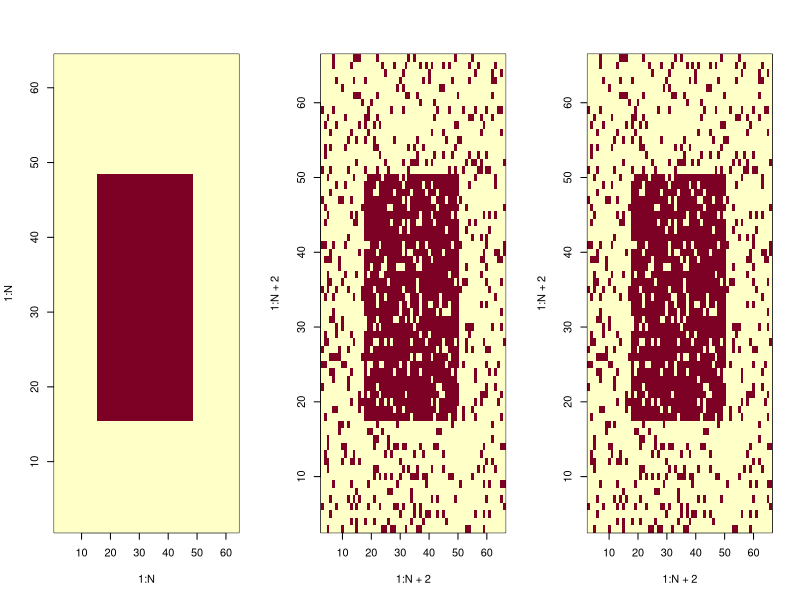
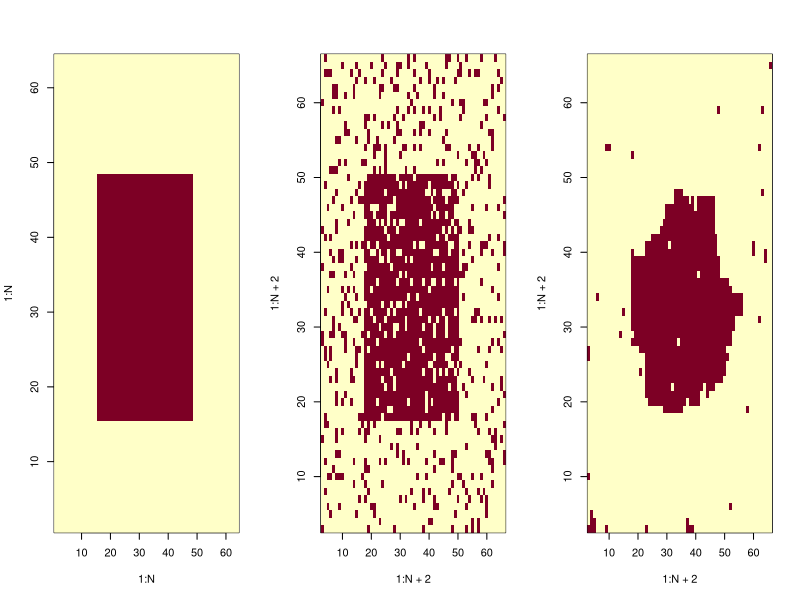
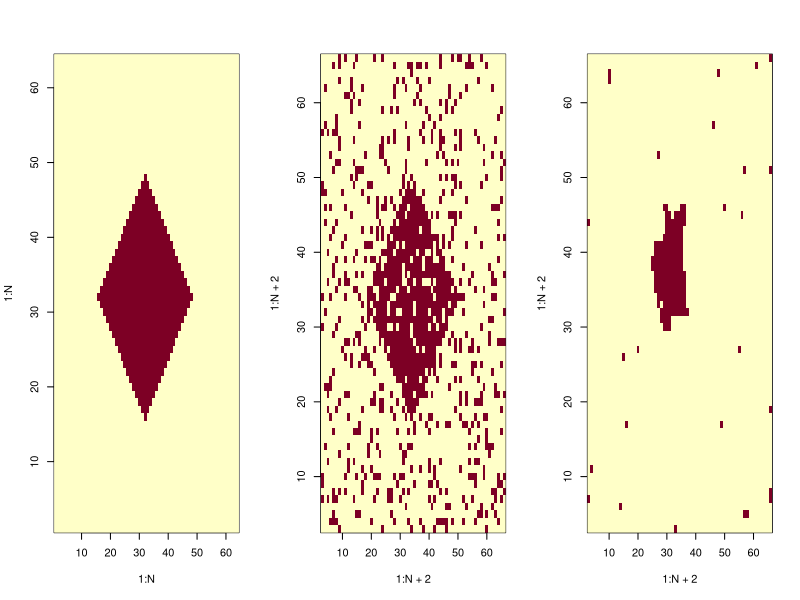
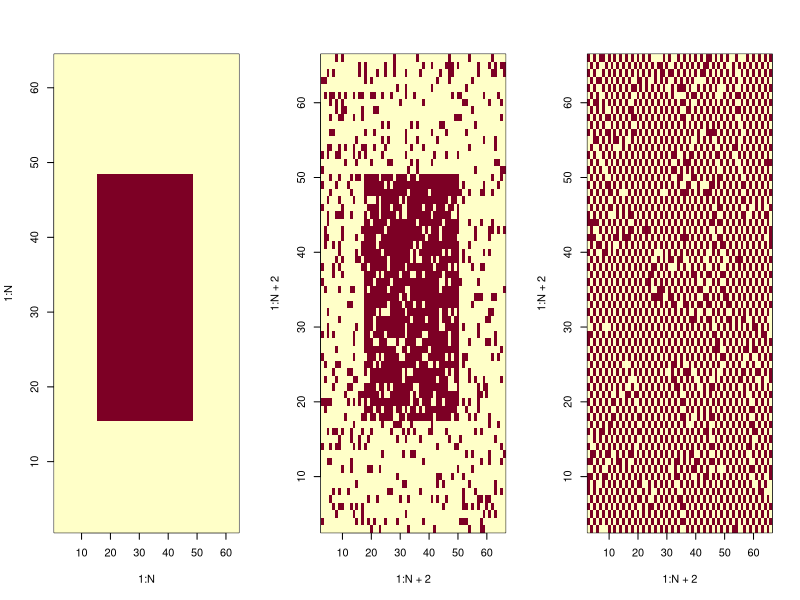
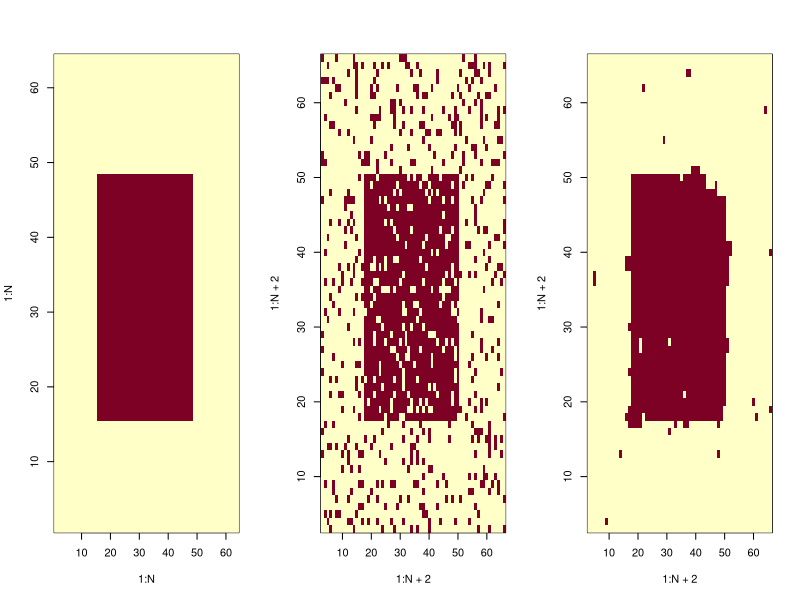
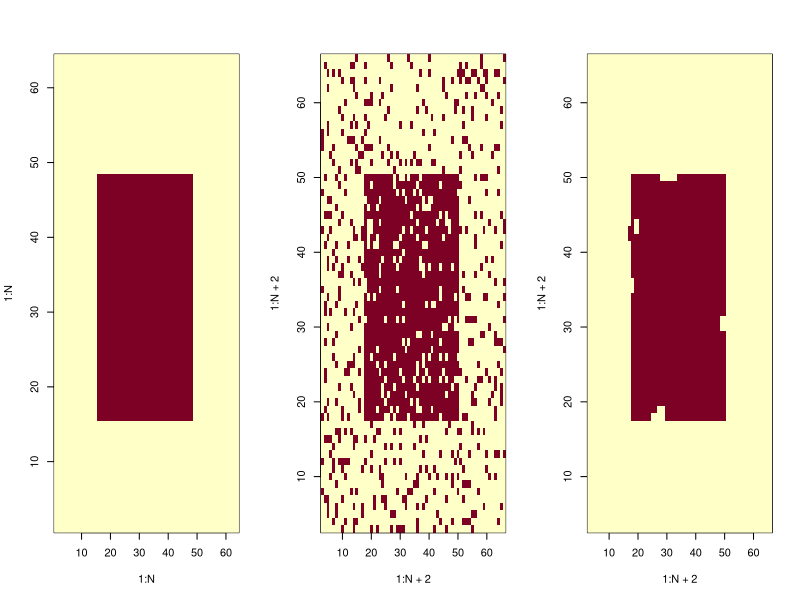
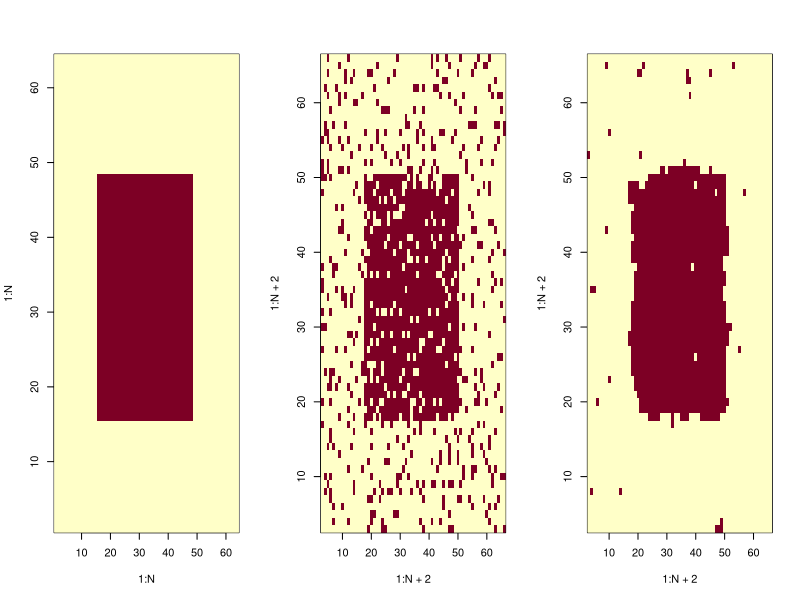
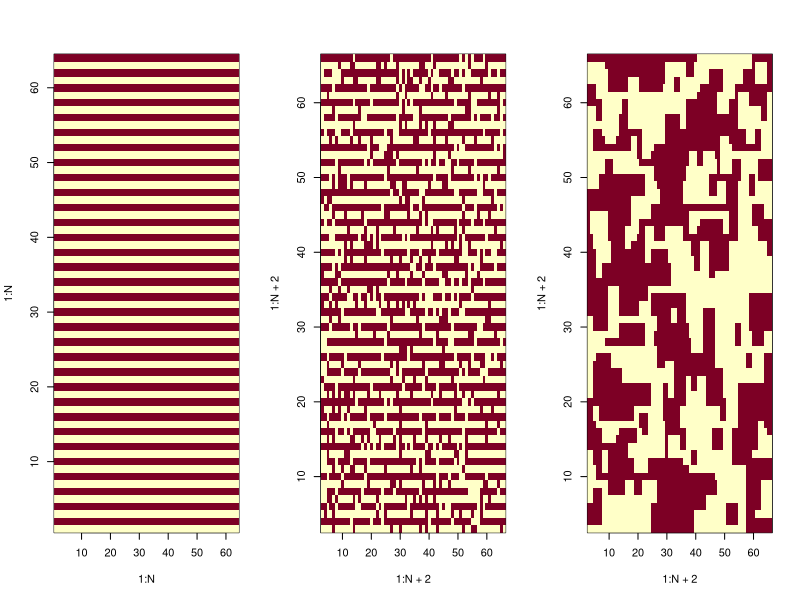

Reproduce these figures in R, in order.
## ---- chunk 1
library(stats)
library(survival)
library(ggplot2)
## ---- chunk 2
bruiteur=function(image, br, p){
  #fonction qui revoit l'image donnée en argument par la même image mais bruitée par la méthode demandée "br"
  imgBr <- image
  N <- dim(image)[1]
  bruit <- 0
  p <- 0.15
  #----binomiale----
  if(br== "rbinom"){bruit <- matrix(2*rbinom(N^2,1,1-p)-1,nrow=N,ncol=N)}
  
  #----poisson----      #futurs bruitages différents possibles
  #----normale----
  
  imgBr <- image*bruit
  return(imgBr)
}#func

#================================================================================================================

imageGenerator=function(forme, N){
  #fonction permettant de générer une matrice-image de forme choisie, et de taille N*N
  
  img <- matrix(-1, nrow= N, ncol= N)
  
  #----rectangle----
  if(forme== "rectangle"){
    img[(N/4):(N*3/4),(N/4):(N*3/4)] <- 1}
  
  #----losange----
  if(forme== "losange"){
    for (i in 1:N){
      for (j in 1:N){
        img[i,j]=-1+2*(abs(i-j)<=N/4)*(abs(i+j-N)<=N/4)  
      }}#for#for
  }#if
  
  #----bandes horizontales----
  if(forme=="bande"){
    for (j in 1:(N/2)){ img[,2*j]=rep(1,N) }
  }#if
  
  #----bandes verticales----
  if(forme=="bandeV"){
    for (i in 1:(N/2)){ img[2*i,]=rep(1,N) }
  }#if
  
  return(img)
}#func

#================================================================================================================

correspondance=function(img0, img1, N){
  #fonction qui renvoit le pourcentage de correspondance entre deux images de mêmes tailles.
	
	nok <- 0 #nombre de pixels divergents
	
	for (i in (1:N)){
		for (j in (1:N)){
			if(img0[i,j] != img1[i,j]){nok <- nok+1}
		}#for
	}#for
	correspondance <- ((N^2)-nok)/(N^2)*100
	return(correspondance)
}#func
## ---- chunk 3
gibbsIsing = function(forme, N, p, B, beta, alpha, n){
  # fonction qui réalise l'échantilloneur de Gibbs, sur le modèle d'Ising, avec une image img1 bruitée à partir de img0, afin de restaurer cette image.
  
  #----création de l'image parfaite img0----
  img0 = imageGenerator(forme, N)
  #----création de l'image bruitée, avec ajout d'une bordure.
	img1 = matrix(0, nrow=N+2, ncol=N+2)
	img1[2:(N+1),2:(N+1)] = bruiteur(img0, "rbinom", p) 
	img2 = img1 #image tampon
  img3 = img1 #mémoire du bruit initiale
  
  for(k in 1:n){ #n parcours de pixels
    #----choix d'un site au hasard---
    i <- 1+ceiling(N*runif(1)) # indice entre 2 et N+1 pour éviter le contour
    j <- 1+ceiling(N*runif(1))
    
    #----changement de valeur au site choisi sur img2 (1 ou -1) pour représenter E en entier avec img1 et img2 (cas d'une image en noir et blanc)----
    img2[i,j] = -img1[i,j]
    
    #----voisinage----
    v = img1[i+1,j] + img1[i-1,j] + img1[i,j+1] + img1[i,j-1]
    
    #----potentiels (modele d'ising)----
    U1 = -B*img1[i,j]-img1[i,j]*(beta*v + alpha*img3[i,j])
    U2 = -B*img2[i,j]-img2[i,j]*(beta*v + alpha*img3[i,j])
    
    #----calcule de la proba conditionnelle locale----
    P <- exp(-U2)/(exp(-U1)+exp(-U2))
    
    if(runif(1)<= P){img1[i,j]= img2[i,j]}#on change la valeur du pixel
    else{img2[i,j] <- img1[i,j]} #on garde la valeur du pixel
  }#for
  
  #----affichage----
  par(mfrow=c(1,3))
  
  img3 <- img3[2:(N+1),2:(N+1)] #on retire les contours
	img1 <- img1[2:(N+1),2:(N+1)]
  
	image(1:N,1:N,img0)#image initiale
	image(1:N+2,1:N+2,img3)#image bruitée
	image(1:N+2,1:N+2,img1)#image restaurée
}
## ---- chunk 4
metropolisIsing=function(forme, N, p, B, beta, alpha, n){
	#fonction qui réalise l'algorithme de Metropolis sur une image bruitée img1 (à partir de img0), pour restaurer cette image.
	
	#----création de l'image parfaite img0----
	img0 = imageGenerator(forme, N)
	
	#----création d'une image auxiliaire img1, avec bord plus long et bruitage----
	img1 = matrix(0, nrow=N+2, ncol=N+2)
	img1[2:(N+1),2:(N+1)] = bruiteur(img0, "rbinom", p)
	img2 = img1 #image tampon
	img3 = img1 #mémoire du bruit initiale

	for(k in 1:n){ #n visites de pixels
	
		#----choix d'un pixel au hasard----
		i <- 1+ceiling(N*runif(1)) # indice entre 2 et N+1
		j <- 1+ceiling(N*runif(1))
		
		#----tirage nouvelle valeure candidate----
		img2[i,j] = -img1[i,j]
	
		#----voisinage----
		v = img1[i+1,j] + img1[i-1,j] + img1[i,j+1] + img1[i,j-1]
	
		#----potentiels----
		U1 = -B*img1[i,j]-img1[i,j]*(beta*v + alpha*img3[i,j])#potentiel actuel
		U2 = -B*img2[i,j]-img2[i,j]*(beta*v + alpha*img3[i,j])#potentiel candidat
	
		#----proba conditionnelle locale----
		dU = U2-U1
		p <- exp(-dU)
		
		if(runif(1)<=p){img1[i,j]= -img1[i,j]}#on change la valeur du pixel
		else{img2[i,j] <- img1[i,j]} #on garde la valeur du pixel
	}#for
	
	#----affichage----
	img3 <- img3[2:(N+1),2:(N+1)] #on retire le contour
	img1 <- img1[2:(N+1),2:(N+1)]
	
	par(mfrow=c(1,3))
	image(1:N,1:N,img0)#image initiale
	image(1:N+2,1:N+2,img3)#image bruitée
	image(1:N+2,1:N+2,img1)#image restaurée
	return(c("pourcentage de restauration par metropolisIsing", correspondance(img0,img1,N)))
  
}#func
## ---- chunk 5
metropolisIsing("rectangle", 64, 0.25, 0, 0.66, 5, 10^5)
## ---- chunk 6
metropolisIsing("rectangle", 64, 0.25, 0, 0.66, 0, 5*10^5)
metropolisIsing("losange", 64, 0.25, 0, 0.66, 0, 5*10^5)
## ---- chunk 7
metropolisIsing("rectangle", 64, 0.25, 0, -0.66, 0.33, 10^5)
## ---- chunk 8
metropolisIsing("rectangle", 64, 0.25, 0, 0.66, 0.33, 10^5)
## ---- chunk 9
recuitSimule=function(forme, N, p, B, beta, alpha, n){
	#fonction qui réalise l'algorithme de recuit simulé, pour restaurer img1
	
	#----création de l'image parfaite img0----
	img0 = imageGenerator(forme, N)
	
	#----création d'une image auxiliaire img1, avec bordure et bruit----
	img1 = matrix(0, nrow=N+2, ncol=N+2)
	img1[2:(N+1),2:(N+1)] = bruiteur(img0, "rbinom", p)
	img2 = img1 #image tampon
	img3 = img1 #mémoire du bruit initiale

	for(k in 1:n){ #n visites de pixels
	  
	  T <- 1/log(k+1) #T tend lentement vers 0
	  
		#----choix d'un pixel au hasard----
		i <- 1+ceiling(N*runif(1)) # indice entre 2 et N+1
		j <- 1+ceiling(N*runif(1))
		
		#----tirage nouvelle valeure candidate----
		img2[i,j] = -img1[i,j]
	
		#----voisinage----
		v = img1[i+1,j] + img1[i-1,j] + img1[i,j+1] + img1[i,j-1]
	
		#----potentiels----
		U1 = -B*img1[i,j]-img1[i,j]*(beta*v + alpha*img3[i,j])#potentiel actuel
		U2 = -B*img2[i,j]-img2[i,j]*(beta*v + alpha*img3[i,j])#potentiel candidat
	
		#----probabilité conditionnelle locale, "recuite" à chaque itération----
		dU = U2-U1
		p <- exp(-dU/T)
		
		if(runif(1)<=p){img1[i,j]= -img1[i,j]}#changement
		else{img2[i,j] <- img1[i,j]} #inchangé
	}#for
	
	#----affichage----
	img3 <- img3[2:(N+1),2:(N+1)] #retire le contour
	img1 <- img1[2:(N+1),2:(N+1)]
	
	par(mfrow=c(1,3))
	image(1:N,1:N,img0)#image initiale
	image(1:N+2,1:N+2,img3)#image  bruitée
	image(1:N+2,1:N+2,img1)#image restaurée
	return(c("pourcentage de restauration par recuitSimule", correspondance(img0,img1,N)))
  
}#func
## ---- chunk 10
recuitSimule("rectangle", 64, 0.25, 0, 0.66, 0.33, 5*10^4)
metropolisIsing("rectangle", 64, 0.25, 0, 0.66, 0.33, 5*10^4)
## ---- chunk 11
recuitSimule("bande", 64, 0.25, 0, 0.66, 0.33, 5*10^4)
## ---- chunk 12
recuitSimule("bande", 64, 0.25, 0, -0.66, 0.33, 5*10^4)
## ---- chunk 13
restorStripe=function(forme, N, p, B, beta, alpha, n){
  #fonction de recuit simulé modifiée pour restaurer une image en bandes horizontales noir et blanche alternées, grâce à une 
  #disjonction de cas entre l'horizontale et la verticale pour les calculs de potentiel.
  
  energiehv=function(img){
    #fonction qui renvoie, dans un tuple, les sommes des doubles produits sur les lignes, et sur les colonnes. Le résultats sert 
    #au calcul des betah et betav
    eligne=0
    ecolonne=0
    for (i in 1:N) {for (j in 1:(N-1)){eligne=eligne+img[i,j]*img[i,j+1]}}  #somme des doubles produits de ligne
    for (j in 1:N) {for (i in 1:(N-1)){ecolonne=ecolonne+img[i,j]*img[i+1,j]}}  #somme des doubles produits de colonne
    return(c(eligne,ecolonne))
  }#func
  
  
  #----img0, initiale----
  img0 = imageGenerator(forme, N)
  
  #----img1, avec bordure et bruit----
  img1 = matrix(0, nrow=N+2, ncol=N+2)
  img1[2:(N+1),2:(N+1)] = bruiteur(img0, "rbinom", p)
  img2 = img1 #tampon
  img3 = img1 #bruit initiale
  
  #----calcul des deux beta, horizontale et verticale----
  betah=2*energiehv(img1)[2]/(abs(energiehv(img1)[1])+abs(energiehv(img1)[2]))
  betav=2*energiehv(img1)[1]/(abs(energiehv(img1)[1])+abs(energiehv(img1)[2]))

	for(k in 1:n){ #n visites de pixels
	  
	  T <- 1/log(n)
	  
		#----choix d'un pixel au hasard----
		i <- 1+ceiling(N*runif(1))
		j <- 1+ceiling(N*runif(1))
		
		#----tirage nouvelle valeure candidate----
		img2[i,j] = -img1[i,j]
	
    #----calcule du voisinage séparément entre horizontale (Vh) et verticale (Vv)
    Vh <- img1[i-1,j]+img1[i+1,j]
    Vv <- img1[i,j-1]+img1[i,j+1]
	
		#----potentiels----
		U1 = -B*img1[i,j]-img1[i,j]*(betah*Vh + betav*Vv + alpha*img3[i,j])#potentiel actuel
		U2 = -B*img2[i,j]-img2[i,j]*(betah*Vh + betav*Vv + alpha*img3[i,j])#potentiel candidat
	
		#----test----
		dU = U2-U1
		p <- exp(-dU/T)
		
		if(runif(1)<=p){img1[i,j]= -img1[i,j]}#changé
		else{img2[i,j] <- img1[i,j]} #inchangé
	}#for
  
  
  #----affichage----
  img3 <- img3[2:(N+1),2:(N+1)] 
  img1 <- img1[2:(N+1),2:(N+1)]
  par(mfrow=c(1,3))
  image(1:N,1:N,img0)#image initiale
  image(1:N+2,1:N+2,img3)#image bruitée
  image(1:N+2,1:N+2,img1)#image restaurée
  
  return(c("pourcentage de restauration par restorStripe",correspondance(img0,img1,N),"betah",betah,"betav",betav))
  
}#func
## ---- chunk 14
restorStripe("bande",64,0.25,0,0.66,0.33,5*10^4)
## ---- chunk 15
restorStripe("bandeV",64,0.25,0,0.66,0.33,5*10^4)
## ---- chunk 16
restorStripe("rectangle",64,0.25,0,0.66,0.33,5*10^4)
restorStripe("losange",64,0.25,0,0.66,0.33,5*10^4)
## ---- chunk 17

Vstar=function(img, N, i, j, L){
  #fonction qui calcule le voisinage du pixel (i,j), selon le modèle de voisinage en étoile variable.
  
  vbranch=function(img, N, is, js, iv, jv, L){
	  #L détermine la longueur maximale d'une branche
	  #(iv, jv) appartient à [(0,1),(0,-1),(1,0),(-1,0)], c'est ce qui donne le sens de la branche à partir de s

	  v = c() #branche finale
	  vl = c() #branche brute
	  if(is<1 | is>N | js<1 | js>N){return("les coordonnées données sont en dehors de l'image")}

	  #----récupération des L sites de la branche potentielles sans condition----
	  for(k in(1:L)){
		  i <- is+k*iv
		  j <- js+k*jv
		  if(i>=1 && i<=N){ if(j>=1 && j<=N){ #teste si les coordonnées du candidat sont dans l'image
			  vl <- c(vl,img[i,j])
		  }}#if&if
	  }#for
	  if(is.null(vl[1])){return(0)} #si on est sur le bord
	
	  #----épuration selon la condition de valeur de site----
	  lead <- vl[1] #base de la branche, à côté du site
	  for(k in 1:length(vl)){ #parcours les L sites
		  if(vl[k]==lead){ v <- c(v,vl[k]) }#condition pour faire partie de la branche.
	  }#for
	
	  return(length(v)*lead) #"poid" de la branche. length(v) fait office de facteur, comme beta classiquement
  }#func
  
  #somme des quatre branches
	s <- 0
	s <- s + vbranch(img, N, i, j, -1, 0, L)
	s <- s + vbranch(img, N, i, j, 1, 0, L)
	s <- s + vbranch(img, N, i, j, 0, -1, L)
	s <- s + vbranch(img, N, i, j, 0, 1, L)
	return(s)
}#func
## ---- chunk 18
recuitSimule_Vstar=function(forme, N, p, B, beta, alpha, n, L){
	#fonction qui réalise l'algorithme de recuit, mais dont le calcul de voisinage se faite selon le modèle en étoile variable.
	
	#----image parfaite img0----
	img0 = imageGenerator(forme, N)
	
	#----image auxiliaire img1, avec bordure et bruitage----
	img1 = matrix(0, nrow=N+2, ncol=N+2)
	img1[2:(N+1),2:(N+1)] = bruiteur(img0, "rbinom", p)
	img2 = img1 #tampon
	img3 = img1 #bruit initiale

	for(k in 1:n){
	  
	  T <- 1/log(k+1)
	  
		#----choix d'un pixel au hasard----
		i <- 1+ceiling(N*runif(1))
		j <- 1+ceiling(N*runif(1))
		
		#----tirage nouvelle valeure candidate----
		img2[i,j] = -img1[i,j]
	
		#----voisinage selon le modèle en étoile----
	  v = Vstar(img1, N+2, i, j, L)
		
		#----potentiels----
		U1 = -B*img1[i,j]-img1[i,j]*(beta*v + alpha*img3[i,j])#potentiel actuel
		U2 = -B*img2[i,j]-img2[i,j]*(beta*v + alpha*img3[i,j])#potentiel candidat
	
		#----test----
		dU = U2-U1
		p <- exp(-dU/T)
		
		if(runif(1)<=p){img1[i,j]= -img1[i,j]}#changé
		else{img2[i,j] <- img1[i,j]} #inchangé
	}#for
	
	#----affichage----
	img3 <- img3[2:(N+1),2:(N+1)] #on retire le contour
	img1 <- img1[2:(N+1),2:(N+1)]
	
	par(mfrow=c(1,3))
	image(1:N,1:N,img0)#image initiale
	image(1:N+2,1:N+2,img3)#image  bruitée
	image(1:N+2,1:N+2,img1)#image restaurée
	
	return(correspondance(img0, img1, N))
  
}#func

## ---- chunk 19
recuitSimule_Vstar("bande", 64, 0.25, 0, 0.66, 0.33, 5*10^4, 8)

## ---- chunk 20
smartStop=function(forme, N, p, B, beta, alpha, S){
	#fonction qui réalise l'algorithme de recuit simulé avec pour condition d'arrêt faire S itérations successives sans changement de valeur.
	
	#----création de l'image parfaite img0----
	img0 = imageGenerator(forme, N)
	
	#----création d'une image auxiliaire img1, avec bord plus long et bruitage----
	img1 = matrix(0, nrow=N+2, ncol=N+2)
	img1[2:(N+1),2:(N+1)] = bruiteur(img0, "rbinom", p)
	img2 = img1 #image tampon
	img3 = img1 #mémoire du bruit initiale
	
  X<-0 #nombre d'itérations consécutives sans changement de spin
  it<-0 #compteur
  
  while(X<=S) { 
	  
    it <- it+1
	  T <- 1/log(it+1) #T tend vers 0
	  
		#----choix d'un pixel au hasard----
		i <- 1+ceiling(N*runif(1)) # indice entre 2 et N+1
		j <- 1+ceiling(N*runif(1))
		
		#----tirage nouvelle valeure candidate----
		img2[i,j] = -img1[i,j]
	
		#----voisinage----
	  v = Vstar(img1, N+2, i, j, 5) # L arbitrairement fixé à 5
		
		#----potentiels----
		U1 = -B*img1[i,j]-img1[i,j]*(beta*v + alpha*img3[i,j])#potentiel actuel
		U2 = -B*img2[i,j]-img2[i,j]*(beta*v + alpha*img3[i,j])#potentiel candidat
	
		#----test----
		dU = U2-U1
		p <- exp(-dU/T)
		
		if(runif(1)<=p){#on change la valeur du pixel
		  img1[i,j]= -img1[i,j]
		  X <- 0} #on a changé un pixel, retour à la case départ
		  
		else{
		  img2[i,j] <- img1[i,j]
		  X <- X+1} #on garde la valeur du pixel
	}#for
	
	#----RETURN----
	img1 <- img1[2:(N+1),2:(N+1)]
	corresp <- correspondance(img0, img1, N)
	return(c(corresp,it)) #(pourcentage de restauration, nombre d'itérations nécessaires)
  
}#func
## ---- chunk 21
disp_smartStop=function(forme, N, p, B, beta, alpha, S, pas){
  
  plage = seq(pas,S,pas) #plage S des tirages successifs sans changement
  l = length(plage)
  corresp = c(1:l) #stock des pourcentages de restauration
  iter = c(1:l) #stock des quantités d'itérations
  
  for( ss in plage){
    result = smartStop(forme, N, p, B, beta, alpha, ss)
    corresp[ss/pas] <- result[1]
    iter[ss/pas] <- result[2]

  }#for
  
  rev <- data.frame(plage_evaluation=plage, correspondance=corresp, nombre_iteration=iter )
  print(rev)
}#func
## ---- chunk 22
disp_smartStop("rectangle", 64, 0.25, 0, 0.66, 0.33, 2000, 200)
## ---- chunk 23
smartStopLight=function(forme, N, p, B, beta, alpha, S, prcm){

	img0 = imageGenerator(forme, N)
	img1 = matrix(0, nrow=N+2, ncol=N+2)
	img1[2:(N+1),2:(N+1)] = bruiteur(img0, "rbinom", p)
	img2 = img1 #image tampon
	img3 = img1 #mémoire du bruit initiale
  X<-0 #nombre d'itérations consécutives sans changement de spin
  Y <- 0 #nombre de changements de spin, remis à 0 dès que Y==m.
  m <- prcm*S #nombre d'erreurs tolérées
  it<-0 #compteur d'itération général
  while(X<=S) { 
    it <- it+1
	  T <- 1/log(it+1) #T tend vers 0
		i <- 1+ceiling(N*runif(1)) # indice entre 2 et N+1
		j <- 1+ceiling(N*runif(1))
		img2[i,j] = -img1[i,j]
	  v = Vstar(img1, N+2, i, j, 5) # L arbitrairement fixé à 5
		U1 = -B*img1[i,j]-img1[i,j]*(beta*v + alpha*img3[i,j])#potentiel actuel
		U2 = -B*img2[i,j]-img2[i,j]*(beta*v + alpha*img3[i,j])#potentiel candidat
		dU = U2-U1
		p <- exp(-dU/T)
		if(runif(1)<=p){#on change la valeur du pixel
		  img1[i,j]= -img1[i,j]
		  Y <- Y+1
		  if(Y==m+1){ #dépassement du cota de changement de valeur m
		    X <- 0
		    Y <- 0}
		  else{X <- X+1}
		}#if 
		else{ #on garde la valeur du pixel
		  img2[i,j] <- img1[i,j]
		  X <- X+1} 
	}#for
	
	#----RETURN----
	img1 <- img1[2:(N+1),2:(N+1)]
	corresp <- correspondance(img0, img1, N)
	return(c(corresp,it)) #(pourcentage de restauration, nombre d'itérations nécessaires)
}#func

#smartStopLight("rectangle", 64,0.25, 0, 2/3, 1/3, 500, 15)
## ---- chunk 24
disp_smartStopLight=function(forme, N, p, B, beta, alpha, S, pas, prcm){
  
  plage = seq(pas,S,pas) #plage S des tirages successifs sans changement
  l = length(plage)
  error = c(1:l) #stock du nombre d'erreurs maximal accepté
  corresp = c(1:l) #stock des pourcentages de restauration
  iter = c(1:l) #stock des quantités d'itérations
  
  for( ss in plage){
    #m = prcm*ss
    result = smartStopLight(forme, N, p, B, beta, alpha, ss, prcm)
    error[ss/pas] <- prcm*ss #nombre d'erreurs tolérées 
    corresp[ss/pas] <- result[1]
    iter[ss/pas] <- result[2]

  }#for
  
  rev <- data.frame(plage_evaluation=plage, correspondance=corresp, nombre_iteration=iter, erreur_maximal=error)
  print(rev)
}#func
## ---- chunk 25
disp_smartStopLight("rectangle", 64, 0.25, 0, 0.66, 0.33, 2000, 200, 0.01)
## ---- chunk 26
ICM=function(forme, N, p, B, beta, alpha, n){
	#fonction qui réalise l'algorithme d'ICM, pour restaurer img1
	
	#----création de l'image parfaite img0----
	img0 = imageGenerator(forme, N)
	
	#----création d'une image auxiliaire img1, avec bordure et bruit----
	img1 = matrix(0, nrow=N+2, ncol=N+2)
	img1[2:(N+1),2:(N+1)] = bruiteur(img0, "rbinom", p)
	img2 = img1 #image tampon
	img3 = img1 #mémoire du bruit initiale

	for(k in 1:n){ #n visites de pixels
	  
		#----choix d'un pixel au hasard----
		i <- 1+ceiling(N*runif(1)) # indice entre 2 et N+1
		j <- 1+ceiling(N*runif(1))
		
		#----tirage nouvelle valeure candidate----
		img2[i,j] = -img1[i,j]
	
		#----voisinage----
		v = img1[i+1,j] + img1[i-1,j] + img1[i,j+1] + img1[i,j-1]
	
		#----potentiels----
		U1 = -B*img1[i,j]-img1[i,j]*(beta*v + alpha*img3[i,j])#potentiel actuel
		U2 = -B*img2[i,j]-img2[i,j]*(beta*v + alpha*img3[i,j])#potentiel candidat
	
		#----probabilité conditionnelle locale, "recuite" à chaque itération----
		
		if(U1>U2){img1[i,j]= -img1[i,j]}#le changement proposé fait diminuer le potentiel local, on l'accept
		else{img2[i,j] <- img1[i,j]} #le changement proposé fait augmenter le potentiel local, on le refuse
	}#for
	
	#----affichage----
	img3 <- img3[2:(N+1),2:(N+1)] #retire le contour
	img1 <- img1[2:(N+1),2:(N+1)]
	
	return(correspondance(img0,img1,N))
  
}#func
## ---- chunk 27
metropolisIsing_return=function(forme, N, p, B, beta, alpha, n){
	#MEtropolisIsing sans affichage d'image, pour le test de vitesse
	
	#----création de l'image parfaite img0----
	img0 = imageGenerator(forme, N)
	
	#----création d'une image auxiliaire img1, avec bord plus long et bruitage----
	img1 = matrix(0, nrow=N+2, ncol=N+2)
	img1[2:(N+1),2:(N+1)] = bruiteur(img0, "rbinom", p)
	img2 = img1 #image tampon
	img3 = img1 #mémoire du bruit initiale

	for(k in 1:n){ #n visites de pixels
	
		#----choix d'un pixel au hasard----
		i <- 1+ceiling(N*runif(1)) # indice entre 2 et N+1
		j <- 1+ceiling(N*runif(1))
		
		#----tirage nouvelle valeure candidate----
		img2[i,j] = -img1[i,j]
	
		#----voisinage----
		v = img1[i+1,j] + img1[i-1,j] + img1[i,j+1] + img1[i,j-1]
	
		#----potentiels----
		U1 = -B*img1[i,j]-img1[i,j]*(beta*v + alpha*img3[i,j])#potentiel actuel
		U2 = -B*img2[i,j]-img2[i,j]*(beta*v + alpha*img3[i,j])#potentiel candidat
	
		#----proba conditionnelle locale----
		dU = U2-U1
		p <- exp(-dU)
		
		if(runif(1)<=p){img1[i,j]= -img1[i,j]}#on change la valeur du pixel
		else{img2[i,j] <- img1[i,j]} #on garde la valeur du pixel
	}#for
	
	#----affichage----
	img3 <- img3[2:(N+1),2:(N+1)] #on retire le contour
	img1 <- img1[2:(N+1),2:(N+1)]
	
	return(correspondance(img0,img1,N))
  
}#func
## ---- chunk 28
recuitSimule_return=function(forme, N, p, B, beta, alpha, n){
	#fonction qui réalise l'algorithme de recuit simulé, pour restaurer img1
	
	#----création de l'image parfaite img0----
	img0 = imageGenerator(forme, N)
	
	#----création d'une image auxiliaire img1, avec bordure et bruit----
	img1 = matrix(0, nrow=N+2, ncol=N+2)
	img1[2:(N+1),2:(N+1)] = bruiteur(img0, "rbinom", p)
	img2 = img1 #image tampon
	img3 = img1 #mémoire du bruit initiale

	for(k in 1:n){ #n visites de pixels
	  
	  T <- 1/log(k+1) #T tend lentement vers 0
	  
		#----choix d'un pixel au hasard----
		i <- 1+ceiling(N*runif(1)) # indice entre 2 et N+1
		j <- 1+ceiling(N*runif(1))
		
		#----tirage nouvelle valeure candidate----
		img2[i,j] = -img1[i,j]
	
		#----voisinage----
		v = img1[i+1,j] + img1[i-1,j] + img1[i,j+1] + img1[i,j-1]
	
		#----potentiels----
		U1 = -B*img1[i,j]-img1[i,j]*(beta*v + alpha*img3[i,j])#potentiel actuel
		U2 = -B*img2[i,j]-img2[i,j]*(beta*v + alpha*img3[i,j])#potentiel candidat
	
		#----probabilité conditionnelle locale, "recuite" à chaque itération----
		dU = U2-U1
		p <- exp(-dU/T)
		
		if(runif(1)<=p){img1[i,j]= -img1[i,j]}#changement
		else{img2[i,j] <- img1[i,j]} #inchangé
	}#for
	
	#----affichage----
	img3 <- img3[2:(N+1),2:(N+1)] #retire le contour
	img1 <- img1[2:(N+1),2:(N+1)]
	
	return(correspondance(img0,img1,N))
  
}#func
## ---- chunk 29
disp_generalSpeedTest=function(forme, N, p, B, beta, alpha, nn, pas){
  
  iteration = seq(pas,nn,pas) #plage S des tirages successifs sans changement
  l = length(iteration) #nombre de test que l'on va réaliser
  corresp_metro = c(1:l) #stock des pourcentages de restauration pour Metropolis
  corresp_ICM = c(1:l) #stock des pourcentages de restauration pour ICM
  corresp_recuit = c(1:l) #// pour le recuit simulé
  
  for( n in iteration){
    corresp_metro[n/pas] <- metropolisIsing_return(forme, N, p, B, beta, alpha, n)
    corresp_recuit[n/pas] <- recuitSimule_return(forme, N, p, B, beta, alpha, n)
    corresp_ICM[n/pas] <- ICM(forme, N, p, B, beta, alpha, n)
  }#for
  
  rev <- data.frame(nombre_iteration=iteration, restauration_Metropolis=corresp_metro, restauration_recuit=corresp_recuit, restauration_ICM=corresp_ICM)

  ggplot(data = rev, aes(x="largeur de la plage",y="nombre d'itération"))+geom_line()+geom_point() 
    # + geom_smooth()  
  print(rev)
}#func
## ---- chunk 30
disp_generalSpeedTest("rectangle",64,0.25,0,0.66,0.33,10^5,10^4)
